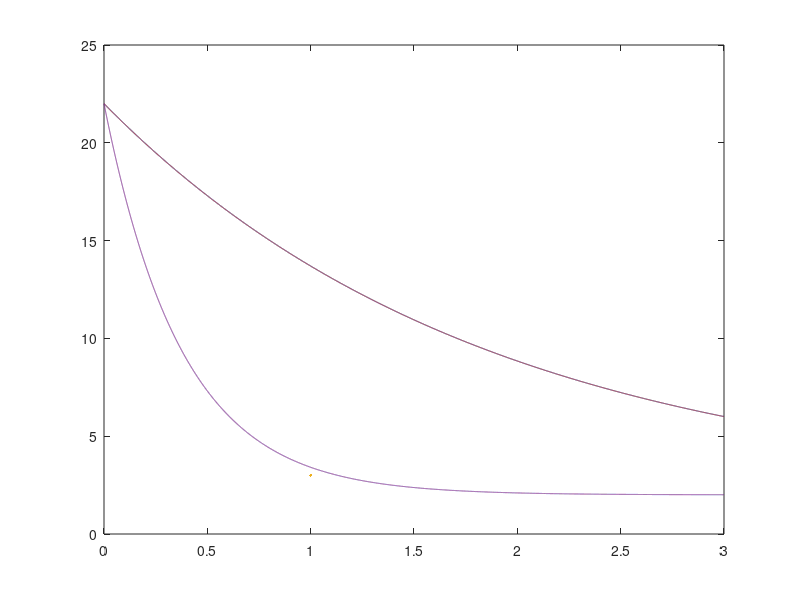

Reproduce this figure in MATLAB. (Note: this script raises an error after producing the figure.)
h1 = 8.09;
h2 = 40;
A = 0.029688;
c_p = 4190; 
m = 0.38484510006;
Tinf = 2;
T0 = 22;
steps = 3*3600;
Ts1 = zeros(0,steps);
Ts2 = zeros(0,steps);

dt = 1; 
Tn = T0;
time = linspace(0,steps);

t = linspace(0,steps,steps);
T = (T0-Tinf)*exp((-h1*A)/(c_p*m)*t)+Tinf;

Ts1(1) = T0; 
Ts2(1) = T0;


figure('Name','Temps')
plot(t/3600,T,LineWidth=3); 
hold on 


for k = 1: 10800
    
    dT = -dt * (h1*A)/(c_p*m)*(Tn-Tinf);
    Ts1(k) = dT+Tn;
    Tn = Tn + dT;
end 


plot(t/3600,Ts1,'r--',linewidth = 3)
hold on 
T2 = (T0-Tinf)*exp((-h2*A)/(c_p*m)*t)+Tinf;
plot(t/3600,T2,linewidth = 3, Color = 'Y');

hold on 
Tn = T0;

for k = 1: 10800
    
    dT = -dt * (h2*A)/(c_p*m)*(Tn-Tinf);
    Ts2(k) = dT+Tn;
    Tn = Tn + dT;
end 
plot(t/3600,Ts2,'g--',LineWidth=3)
hold on

yline(6,linewidth=3);
yline(2)

legend('analytical h=8.09', 'numerical, h=8.09','analytical, h=12', 'numerical, h=12','T reference (T = 6C)')
xlabel('Time (hours)')
ylabel('Temperature (celcius)')
title('Tölkin jäähtyminen')
